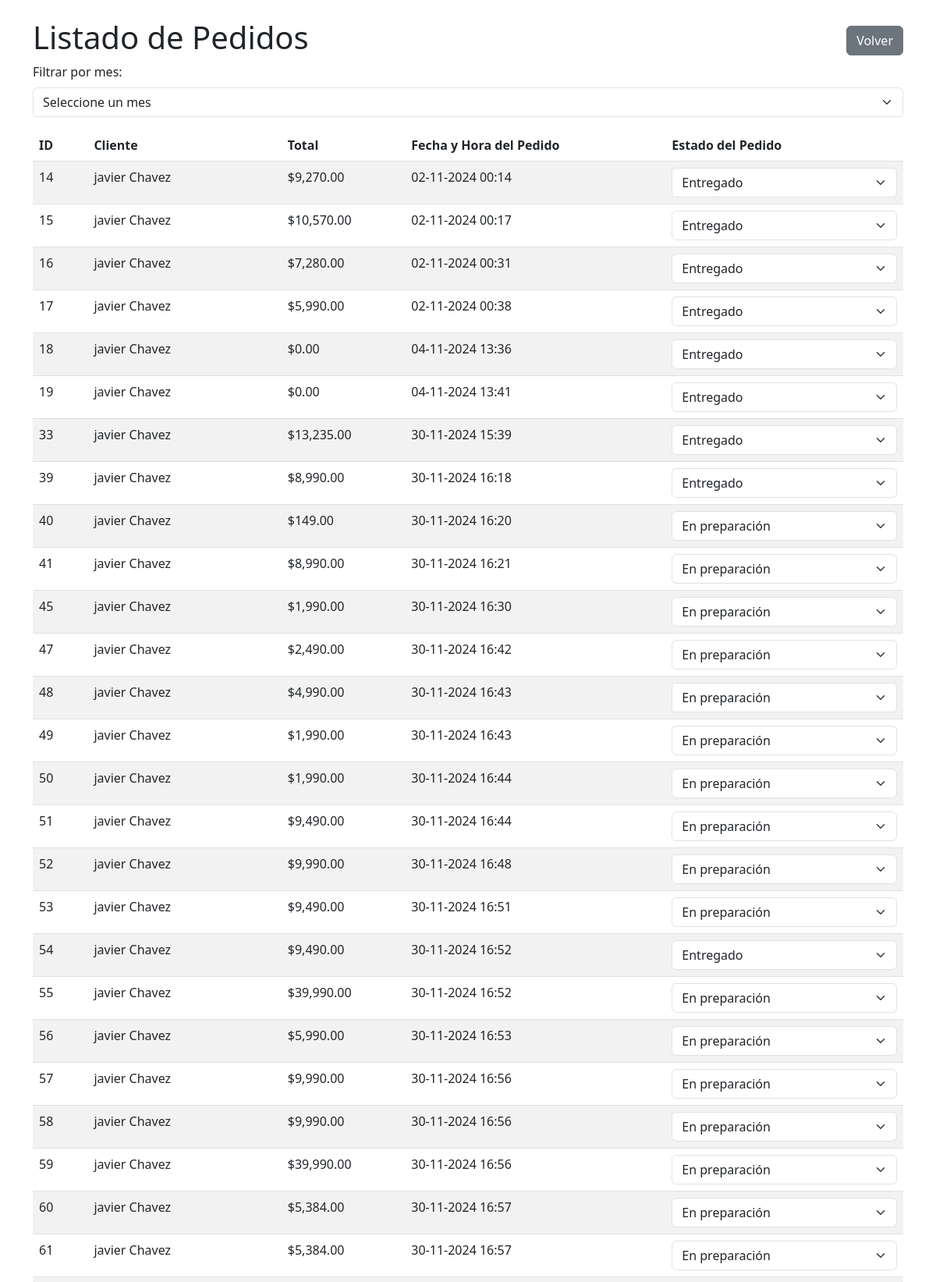
The app's page /mantenedores/pedidos/listar.php (upper part) with its own data.
### tables this page shows
CREATE TABLE `pedido` (
  `id_pedido` int(11) NOT NULL,
  `id_usuario` int(11) DEFAULT NULL,
  `estado_pedido` enum('en_preparacion','en_reparto','entregado') DEFAULT NULL,
  `id_direccion` int(11) DEFAULT NULL,
  `fecha_pedido` datetime DEFAULT NULL,
  `monto_total` decimal(10,2) DEFAULT NULL,
  `puntos_utilizados` int(11) DEFAULT 0
);

CREATE TABLE `usuario` (
  `id_usuario` int(11) NOT NULL,
  `nombre` varchar(30) DEFAULT NULL,
  `apellido` varchar(30) DEFAULT NULL,
  `correo_electronico` varchar(100) DEFAULT NULL,
  `contrasenia` varchar(255) DEFAULT NULL,
  `telefono` varchar(9) DEFAULT NULL,
  `fecha_registro` date DEFAULT curdate(),
  `puntos_recompensa` int(11) DEFAULT NULL
);

### mantenedores/pedidos/listar.php (the view, shortened to what this page needs)
<?php
require_once '../../funciones/notificar usuario/enviar_notificacion_compra.php';
$mes_filtro = isset($_POST['mes_filtro']) ? $_POST['mes_filtro'] : null;
$sql = "SELECT p.id_pedido, u.nombre AS nombre_usuario, u.apellido AS apellido_usuario,
               p.monto_total, p.fecha_pedido, p.estado_pedido, u.correo_electronico
        FROM pedido p
        INNER JOIN usuario u ON p.id_usuario = u.id_usuario";
if ($mes_filtro) {
    $sql .= " WHERE MONTH(p.fecha_pedido) = ?";
    $stmt = $conexion->prepare($sql);
    $stmt->bind_param("i", $mes_filtro);
} else {
    $stmt = $conexion->prepare($sql);
}
$stmt->execute();
$result = $stmt->get_result();
?>
<!DOCTYPE html>
<html lang="es">
<head>
    <link href="https://cdn.jsdelivr.net/npm/bootstrap@5.3.0/dist/css/bootstrap.min.css" rel="stylesheet">
    <link rel="stylesheet" href="https://cdnjs.cloudflare.com/ajax/libs/font-awesome/6.0.0-beta3/css/all.min.css">
</head>
<body>
    <div class="container mt-4">
        <div class="d-flex justify-content-between align-items-center">
            <h1>Listado de Pedidos</h1>
            <button class="btn btn-secondary" onclick="window.location.href='../../index/index-mantenedores.php'">Volver</button>
        </div>
        <form method="POST" action="<?php echo $_SERVER['PHP_SELF']; ?>">
            <div class="mb-3">
                <label for="mes_filtro" class="form-label">Filtrar por mes:</label>
                <select id="mes_filtro" name="mes_filtro" class="form-select" onchange="this.form.submit()">
                <option value="">Seleccione un mes</option>
</select>
            </div>
        </form>
        <table class="table table-striped">
    <thead>
        <tr>
            <th>ID</th>
            <th>Cliente</th>
            <th>Total</th>
            <th>Fecha y Hora del Pedido</th>
            <th>Estado del Pedido</th>
        </tr>
    </thead>
    <tbody>
        <?php if ($result->num_rows > 0): ?>
            <?php while ($row = $result->fetch_assoc()): ?>
                <tr>
                    <td><?php echo $row['id_pedido']; ?></td>
                    <td><?php echo $row['nombre_usuario'] . ' ' . $row['apellido_usuario']; ?></td>
                    <td>$<?php echo number_format($row['monto_total'], 2); ?></td>
                    <td><?php echo date('d-m-Y H:i', strtotime($row['fecha_pedido'])); ?></td>
                    <td>
                        <form method="POST" action="" class="estado-form">
                            <select name="estado_pedido" id="estado_<?php echo $row['id_pedido']; ?>" class="form-select me-2 estado-select">
                                <option value="en_preparacion" <?php if ($row['estado_pedido'] == 'en_preparacion') echo 'selected'; ?>>En preparación</option>
                                <option value="entregado" <?php if ($row['estado_pedido'] == 'entregado') echo 'selected'; ?>>Entregado</option>
                            </select>
                        </form>
                    </td>
                </tr>
            <?php endwhile; ?>
        <?php else: ?>
            <tr>
                <td colspan="5" class="text-center">No se encontraron pedidos.</td>
            </tr>
        <?php endif; ?>
    </tbody>
</table>
</body>
</html>

### records on screen
pedido: id_pedido "14", id_usuario.nombre "javier", id_usuario.apellido "Chavez", monto_total "9,270.00", fecha_pedido "02-11-2024 00:14", estado_pedido "Entregado"
pedido: id_pedido "15", id_usuario.nombre "javier", id_usuario.apellido "Chavez", monto_total "10,570.00", fecha_pedido "02-11-2024 00:17", estado_pedido "Entregado"
pedido: id_pedido "16", id_usuario.nombre "javier", id_usuario.apellido "Chavez", monto_total "7,280.00", fecha_pedido "02-11-2024 00:31", estado_pedido "Entregado"
pedido: id_pedido "17", id_usuario.nombre "javier", id_usuario.apellido "Chavez", monto_total "5,990.00", fecha_pedido "02-11-2024 00:38", estado_pedido "Entregado"
pedido: id_pedido "18", id_usuario.nombre "javier", id_usuario.apellido "Chavez", monto_total "0.00", fecha_pedido "04-11-2024 13:36", estado_pedido "Entregado"
pedido: id_pedido "19", id_usuario.nombre "javier", id_usuario.apellido "Chavez", monto_total "0.00", fecha_pedido "04-11-2024 13:41", estado_pedido "Entregado"
pedido: id_pedido "33", id_usuario.nombre "javier", id_usuario.apellido "Chavez", monto_total "13,235.00", fecha_pedido "30-11-2024 15:39", estado_pedido "Entregado"
pedido: id_pedido "39", id_usuario.nombre "javier", id_usuario.apellido "Chavez", monto_total "8,990.00", fecha_pedido "30-11-2024 16:18", estado_pedido "Entregado"
pedido: id_pedido "40", id_usuario.nombre "javier", id_usuario.apellido "Chavez", monto_total "149.00", fecha_pedido "30-11-2024 16:20", estado_pedido "En preparación"
pedido: id_pedido "41", id_usuario.nombre "javier", id_usuario.apellido "Chavez", monto_total "8,990.00", fecha_pedido "30-11-2024 16:21", estado_pedido "En preparación"
pedido: id_pedido "45", id_usuario.nombre "javier", id_usuario.apellido "Chavez", monto_total "1,990.00", fecha_pedido "30-11-2024 16:30", estado_pedido "En preparación"
pedido: id_pedido "47", id_usuario.nombre "javier", id_usuario.apellido "Chavez", monto_total "2,490.00", fecha_pedido "30-11-2024 16:42", estado_pedido "En preparación"
pedido: id_pedido "48", id_usuario.nombre "javier", id_usuario.apellido "Chavez", monto_total "4,990.00", fecha_pedido "30-11-2024 16:43", estado_pedido "En preparación"
pedido: id_pedido "49", id_usuario.nombre "javier", id_usuario.apellido "Chavez", monto_total "1,990.00", fecha_pedido "30-11-2024 16:43", estado_pedido "En preparación"
pedido: id_pedido "50", id_usuario.nombre "javier", id_usuario.apellido "Chavez", monto_total "1,990.00", fecha_pedido "30-11-2024 16:44", estado_pedido "En preparación"
pedido: id_pedido "51", id_usuario.nombre "javier", id_usuario.apellido "Chavez", monto_total "9,490.00", fecha_pedido "30-11-2024 16:44", estado_pedido "En preparación"
pedido: id_pedido "52", id_usuario.nombre "javier", id_usuario.apellido "Chavez", monto_total "9,990.00", fecha_pedido "30-11-2024 16:48", estado_pedido "En preparación"
pedido: id_pedido "53", id_usuario.nombre "javier", id_usuario.apellido "Chavez", monto_total "9,490.00", fecha_pedido "30-11-2024 16:51", estado_pedido "En preparación"
pedido: id_pedido "54", id_usuario.nombre "javier", id_usuario.apellido "Chavez", monto_total "9,490.00", fecha_pedido "30-11-2024 16:52", estado_pedido "Entregado"
pedido: id_pedido "55", id_usuario.nombre "javier", id_usuario.apellido "Chavez", monto_total "39,990.00", fecha_pedido "30-11-2024 16:52", estado_pedido "En preparación"
pedido: id_pedido "56", id_usuario.nombre "javier", id_usuario.apellido "Chavez", monto_total "5,990.00", fecha_pedido "30-11-2024 16:53", estado_pedido "En preparación"
pedido: id_pedido "57", id_usuario.nombre "javier", id_usuario.apellido "Chavez", monto_total "9,990.00", fecha_pedido "30-11-2024 16:56", estado_pedido "En preparación"
pedido: id_pedido "58", id_usuario.nombre "javier", id_usuario.apellido "Chavez", monto_total "9,990.00", fecha_pedido "30-11-2024 16:56", estado_pedido "En preparación"
pedido: id_pedido "59", id_usuario.nombre "javier", id_usuario.apellido "Chavez", monto_total "39,990.00", fecha_pedido "30-11-2024 16:56", estado_pedido "En preparación"
pedido: id_pedido "60", id_usuario.nombre "javier", id_usuario.apellido "Chavez", monto_total "5,384.00", fecha_pedido "30-11-2024 16:57", estado_pedido "En preparación"
pedido: id_pedido "61", id_usuario.nombre "javier", id_usuario.apellido "Chavez", monto_total "5,384.00", fecha_pedido "30-11-2024 16:57", estado_pedido "En preparación"
